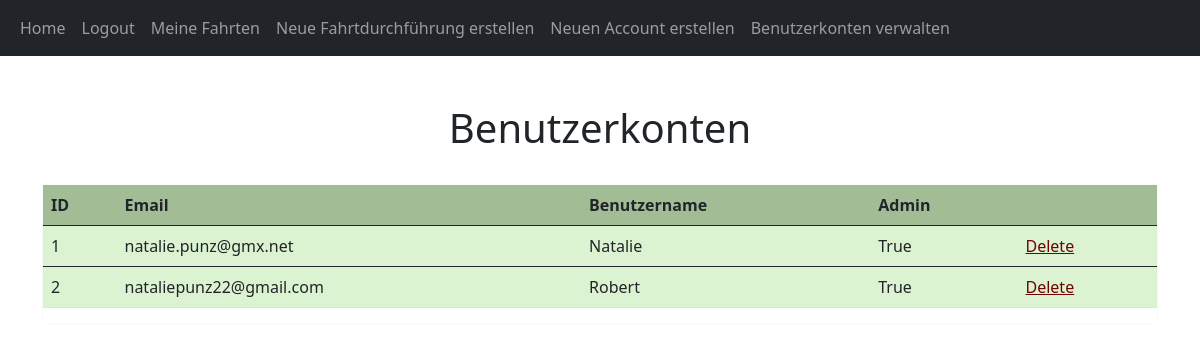
The page /Accounts (signed in) on the database its author committed.
### website/models.py (models this page shows, shortened)
class User(db.Model, UserMixin):
    id = db.Column(db.Integer, primary_key=True)
    email = db.Column(db.String(150), unique=True)
    username = db.Column(db.String(150), unique=True)
    password = db.Column(db.String(150))
    date_created = db.Column(db.DateTime(timezone=True), default=func.now())
    admin = db.Column(db.String(150))
    posts = db.relationship('Post', backref='user', passive_deletes=True)
    def get_admin(self):
        return self.admin

### website/views.py (the view)
@views.route("/Accounts", methods=['GET', 'POST'])
@login_required
def get_accounts():
    users = User.query.all()
    return render_template('bordpersonal.html', user=current_user, users=users)

### website/__init__.py (called while the page is built)
def create_app():
    app = Flask(__name__)
    app.config['SECRET_KEY'] = "helloworld"
    app.config['SQLALCHEMY_DATABASE_URI'] = f'sqlite:///{DB_NAME}'
    db.init_app(app)
    from .views import views
    from .auth import auth
    app.register_blueprint(views, url_prefix="/")
    app.register_blueprint(auth, url_prefix="/")
    from .models import User, Post
    create_database(app)
    login_manager = LoginManager()
    login_manager.login_view = "auth.login"
    login_manager.init_app(app)
    @login_manager.user_loader
    def load_user(id):
        return User.query.get(int(id))
    return app

### website/templates/bordpersonal.html (shortened to what this page needs)
{% extends "base.html" %} {% block title %}Accounts verwalten{% endblock %} {% block content
    %}
    <link rl="stylesheet" href="/static/stylesl.css"/>
    <h1 align="center">
      <br/>
      {% block header %}Benutzerkonten{% endblock %}</h1>
      <link rl="stylesheet" href="/static/stylesl.css"/>
    <div id="users">
      <br/>
      <div class="card border-light" align="center">
      <table class = "table table-hover">
        <thread>
          <tr class="table" style="background-color:rgb(162, 188, 149)">
            <th scope="col">ID</th>
            <th scope="col">Email</th>
            <th scope="col">Benutzername</th>
            <th scope="col">Admin</th>
            <th scope="col"></th>
          </tr>
        </thread>
        {% for u in users %}
            <tbody>
              <tr class="table" style="background-color:rgb(219, 243, 208)">
                <td>{{u.id}}</td>
                <td>{{u.email}}</td>
                <td>{{u.username}}</td>
                <td>{{u.admin}}</td>
                {% if user.get_admin() == 'True' %}
                    <td><a href="/delete-user/{{u.id}}" style="color: rgb(112, 3, 3)">Delete</a></td>
                {% else %}
                    <td></td>
                {% endif %}
              </tr>
            </tbody>
        {% endfor %}
      </table>
    </div>
     {% endblock %}

### rows shown on the page
User: id "1", email "natalie.punz@gmx.net", username "Natalie", admin "True"
User: id "2", email "nataliepunz22@gmail.com", username "Robert", admin "True"
